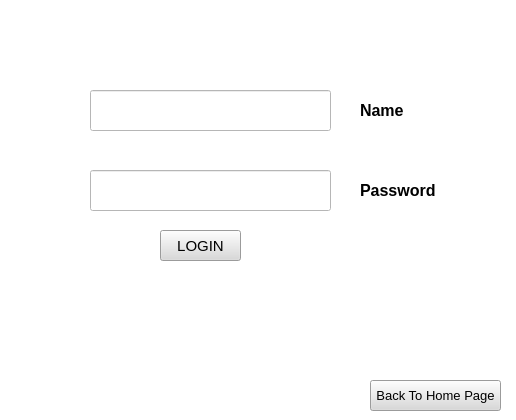
<?xml version="1.0" encoding="UTF-8"?>
<ui version="4.0">
 <class>MainWindow</class>
 <widget class="QMainWindow" name="MainWindow">
  <property name="geometry">
   <rect>
    <x>0</x>
    <y>0</y>
    <width>516</width>
    <height>420</height>
   </rect>
  </property>
  <property name="font">
   <font>
    <pointsize>10</pointsize>
    <weight>75</weight>
    <bold>true</bold>
   </font>
  </property>
  <property name="windowTitle">
   <string>MainWindow</string>
  </property>
  <property name="styleSheet">
   <string notr="true">background-color: rgb(255, 255, 255);</string>
  </property>
  <widget class="QWidget" name="centralwidget">
   <widget class="QLineEdit" name="lineEdit">
    <property name="geometry">
     <rect>
      <x>90</x>
      <y>90</y>
      <width>241</width>
      <height>41</height>
     </rect>
    </property>
    <property name="font">
     <font>
      <pointsize>12</pointsize>
     </font>
    </property>
    <property name="text">
     <string/>
    </property>
   </widget>
   <widget class="QLineEdit" name="lineEdit_2">
    <property name="geometry">
     <rect>
      <x>90</x>
      <y>170</y>
      <width>241</width>
      <height>41</height>
     </rect>
    </property>
    <property name="font">
     <font>
      <pointsize>12</pointsize>
     </font>
    </property>
    <property name="text">
     <string/>
    </property>
    <property name="echoMode">
     <enum>QLineEdit::Password</enum>
    </property>
   </widget>
   <widget class="QLabel" name="label">
    <property name="geometry">
     <rect>
      <x>360</x>
      <y>100</y>
      <width>51</width>
      <height>21</height>
     </rect>
    </property>
    <property name="font">
     <font>
      <pointsize>12</pointsize>
      <weight>75</weight>
      <bold>true</bold>
     </font>
    </property>
    <property name="text">
     <string>Name</string>
    </property>
   </widget>
   <widget class="QLabel" name="label_2">
    <property name="geometry">
     <rect>
      <x>360</x>
      <y>180</y>
      <width>81</width>
      <height>21</height>
     </rect>
    </property>
    <property name="font">
     <font>
      <pointsize>12</pointsize>
      <weight>75</weight>
      <bold>true</bold>
     </font>
    </property>
    <property name="text">
     <string>Password</string>
    </property>
   </widget>
   <widget class="QPushButton" name="pushButton">
    <property name="geometry">
     <rect>
      <x>160</x>
      <y>230</y>
      <width>81</width>
      <height>31</height>
     </rect>
    </property>
    <property name="font">
     <font>
      <pointsize>11</pointsize>
     </font>
    </property>
    <property name="styleSheet">
     <string notr="true">background-color: rgb(217, 217, 217);</string>
    </property>
    <property name="text">
     <string>LOGIN</string>
    </property>
   </widget>
   <widget class="QPushButton" name="pushButton_2">
    <property name="geometry">
     <rect>
      <x>370</x>
      <y>380</y>
      <width>131</width>
      <height>31</height>
     </rect>
    </property>
    <property name="font">
     <font>
      <pointsize>10</pointsize>
     </font>
    </property>
    <property name="styleSheet">
     <string notr="true">background-color: rgb(217, 217, 217);</string>
    </property>
    <property name="text">
     <string>Back To Home Page</string>
    </property>
   </widget>
  </widget>
 </widget>
 <resources/>
 <connections/>
</ui>
